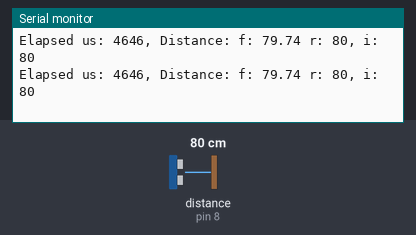
This sketch was run on a simulated Arduino Uno, built with avr-gcc and run on an emulated ATmega328P. On the bench: the last lines printed to the serial monitor. Wiring (inferred from the names in the program): ultrasonic range finder: trigger pin 7; echo pin 8. The test bench sets the inputs (shaded band); at power-on: distance to the obstacle (sensor on pin 8) 80 cm. The echo pulse lasts 58.3 µs per cm.

Above: at 1.2 s.
1.3 s: distance to the obstacle (sensor on pin 8) set to 2 cm
At 1.6 s:
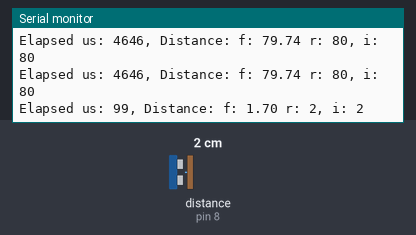
4.3 s: distance to the obstacle (sensor on pin 8) set to 4 cm
At 4.42 s:
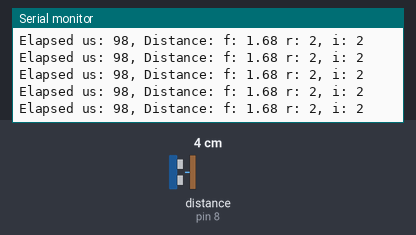
Timing chart, 0 to 7.3 s (numbered marks = the images above; inputs shaded):
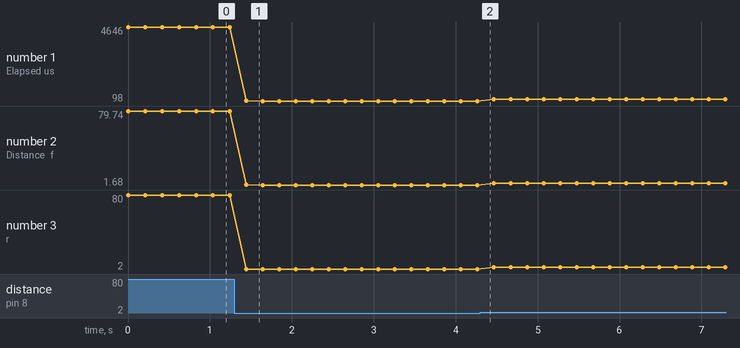

The sketch:

Distance1.ino
```cpp
const byte TRIG_PIN     = 7;
const byte ECHO_PIN     = 8;

void setup() {
  // put your setup code here, to run once:

  pinMode(TRIG_PIN, OUTPUT);  // Trigger
  pinMode(ECHO_PIN, INPUT);   // Echo

  Serial.begin(9600);
}

void loop() {
  digitalWrite(TRIG_PIN, LOW);

  // Send a 10uS pulse to the trigger pin

  digitalWrite(TRIG_PIN, HIGH);
  delayMicroseconds(10);
  digitalWrite(TRIG_PIN, LOW);

  // Measure the Echo pin high time

  int     elapsed   = pulseIn(ECHO_PIN, HIGH);

  double  fdistance = elapsed * 0.017163; // Manual says elapsed / 58
  int     idist     = int(fdistance + 0.5);
  int     idistance = (elapsed + 29) / 58;

  Serial.print("Elapsed us: ");
  Serial.print(elapsed);
  Serial.print(", Distance: f: ");
  Serial.print(fdistance);
  Serial.print(" r: ");
  Serial.print(idist);
  Serial.print(", i: ");
  Serial.println(idistance);

  delay(200);
}
```

Measured:
- after the input at 1.3 s, the serial monitor: prints a new line after 0.14 s (image 1)
- plotted number 1: 4646 → 98 after the input at 1.3 s, 98 → 215 after the input at 4.3 s
- plotted number 2: 79.74 → 1.68 after the input at 1.3 s, 1.68 → 3.69 after the input at 4.3 s
- plotted number 3: 80 → 2 after the input at 1.3 s, 2 → 4 after the input at 4.3 s
